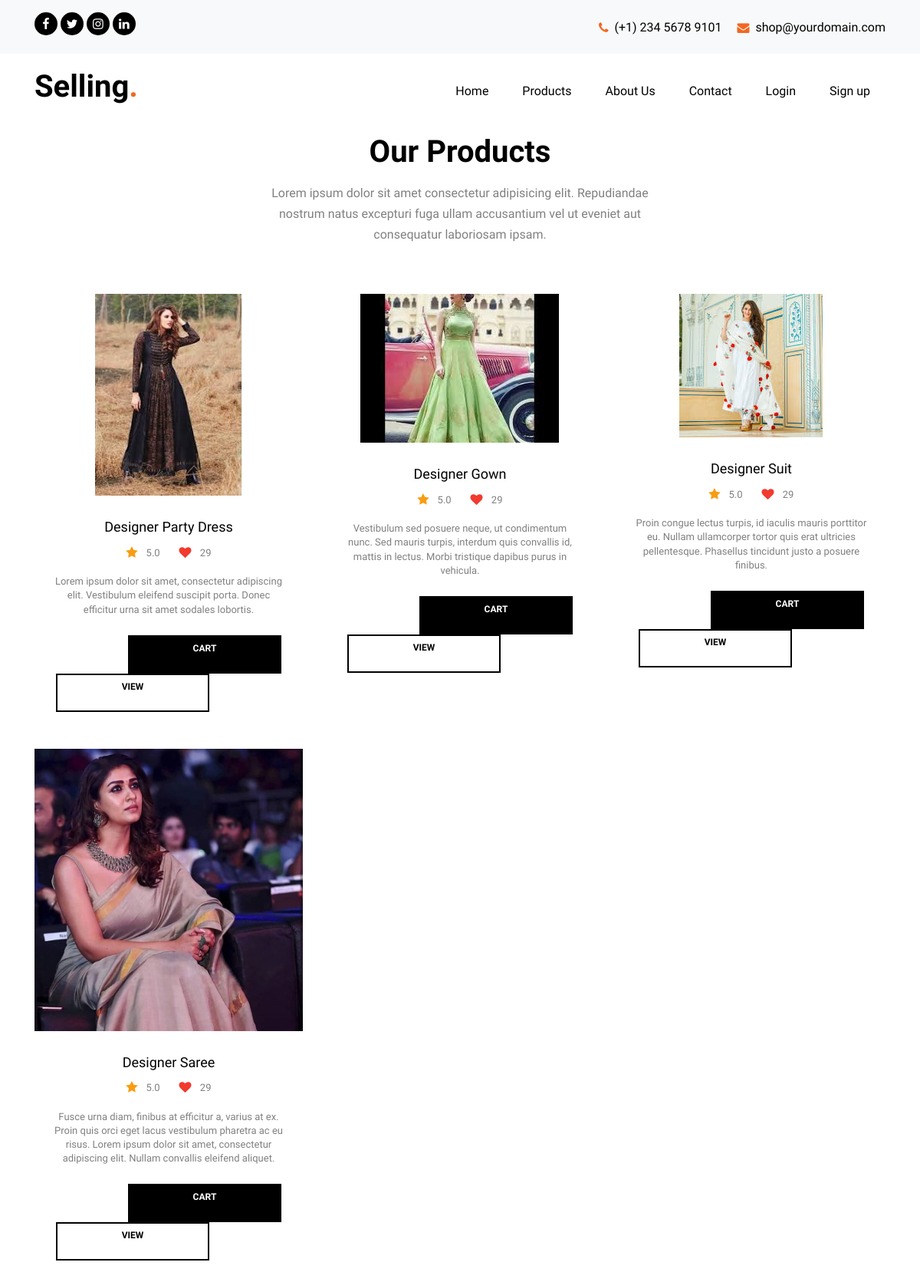
Screenshot of /products/ with the database file from the repository.
### shop/models.py (models this page shows)
class Products(models.Model):
	product_name=models.CharField(max_length=100)
	product_description=models.TextField()
	photo=models.ImageField(upload_to='product_image')

### shop/views.py (the view)
# urls.py: path('products/',views.products,name='products'),
def products(request):
	products=Products.objects.all()
	return render(request,'shop/products.html',{'products':products})

### shop/templates/shop/products.html (shortened to what this page needs)
{% load static %}
<!DOCTYPE html>
<html lang="en">
  <head>
    <link rel="stylesheet" href="{% static 'fonts/icomoon/style.css' %}">
    <link rel="stylesheet" href="{% static '/css/bootstrap.min.css' %}">
    <link rel="stylesheet" href="{% static '/css/jquery-ui.css' %}">
    <link rel="stylesheet" href="{% static '/css/owl.carousel.min.css' %}">
    <link rel="stylesheet" href="{% static '/css/owl.theme.default.min.css' %}">
    <link rel="stylesheet" href="{% static '/css/owl.theme.default.min.css">
    <link rel="stylesheet" href="{% static '/css/jquery.fancybox.min.css' %}">
    <link rel="stylesheet" href="{% static '/css/bootstrap-datepicker.css' %}">
    <link rel="stylesheet" href="{% static '/fonts/flaticon/font/flaticon.css' %}">
    <link rel="stylesheet" href="{% static '/css/aos.css' %}">
    <link rel="stylesheet" href="{% static '/css/style.css' %}">
  </head>
<body data-spy="scroll" data-target=".site-navbar-target" data-offset="300">
	<div class="site-wrap">
		<div class="top-bar py-3 bg-light" id="home-section">
			<div class="container">
				<div class="row align-items-center">
					<div class="col-6 text-left">
						<ul class="social-media">
							<li><a href="#" class=""><span class="icon-facebook"></span></a></li>
							<li><a href="#" class=""><span class="icon-twitter"></span></a></li>
							<li><a href="#" class=""><span class="icon-instagram"></span></a></li>
							<li><a href="#" class=""><span class="icon-linkedin"></span></a></li>
						</ul>
					</div>
					<div class="col-6">
						<p class="mb-0 float-right">
						<span class="mr-3"><a href="tel://#"> <span class="icon-phone mr-2" style="position: relative; top: 2px;"></span><span class="d-none d-lg-inline-block text-black">(+1) 234 5678 9101</span></a></span>
						<span><a href="#"><span class="icon-envelope mr-2" style="position: relative; top: 2px;"></span><span class="d-none d-lg-inline-block text-black">shop@yourdomain.com</span></a></span>
						</p>
					</div>
				</div>
			</div>
		</div>
		<header class="site-navbar py-4 bg-white js-sticky-header site-navbar-target" role="banner">
			<div class="container">
				<div class="row align-items-center">
					<div class="col-6 col-xl-2">
						<h1 class="mb-0 site-logo"><a href="index.html" class="text-black mb-0">Selling<span class="text-primary">.</span> </a></h1>
					</div>
					<div class="col-12 col-md-10 d-none d-xl-block">
						<nav class="site-navigation position-relative text-right" role="navigation">
							<ul class="site-menu main-menu js-clone-nav mr-auto d-none d-lg-block">
								<li><a href="{% url 'home' %}" class="nav-link">Home</a></li>
								<li><a href="{% url 'products' %}" class="nav-link">Products</a></li>
								<li><a href="" class="nav-link">About Us</a></li>
								<li><a href="" class="nav-link">Contact</a></li>
								<li><a href="{% url 'login' %}" class="nav-link">Login</a></li>
								<li><a href="{% url 'signup' %}" class="nav-link">Sign up</a></li>
							</ul>
						</nav>
					</div>
				</div>
			</div>
		</header>
<div class="site-section" id="products-section">
	<div class="container">
		<div class="row mb-5 justify-content-center">
			<div class="col-md-6 text-center">
            	<h3 class="section-sub-title">Popular Products</h3>
            	<h2 class="section-title mb-3">Our Products</h2>
            	<p>Lorem ipsum dolor sit amet consectetur adipisicing elit. Repudiandae nostrum natus excepturi fuga ullam accusantium vel ut eveniet aut consequatur laboriosam ipsam.</p>
          	</div>
        </div>
<div class="row">
{% for product in products %}
	<div class="col-lg-4 col-md-6 mb-5">
    	<div class="product-item">
          	<figure>
                <img src="{{ product.photo.url }}" alt="Image" class="img-fluid">
          	</figure>
            <div class="px-4">
            	<h3><a href="#">{{ product.product_name }}</a></h3>
            	<div class="mb-3">
                  <span class="meta-icons mr-3"><a href="#" class="mr-2"><span class="icon-star text-warning"></span></a> 5.0</span>
                  <span class="meta-icons wishlist active"><a href="#" class="mr-2"><span class="icon-heart"></span></a> 29</span>
            	</div>
                <p class="mb-4">{{ product.product_description }}</p>
                <div>
                  <a href="#" class="btn btn-black mr-1 rounded-0">Cart</a>
                  <a href="#" class="btn btn-black btn-outline-black ml-1 rounded-0">View</a>
                </div>
			</div>
		</div>
	</div>
{% endfor %}
</div>
</div>
</div>
</div>
  </body>
</html>

### shop/static/css/style.css (style rules this page uses)
body { line-height: 1.7; color: gray; font-weight: 400; font-size: 1rem; }
a { -webkit-transition: .3s all ease; -o-transition: .3s all ease; transition: .3s all ease; }
h1, h2, h3, h4, h5, .h1, .h2, .h3, .h4, .h5 { font-family: "Muli", -apple-system, BlinkMacSystemFont, "Segoe UI", Roboto, "Helvetica Neue", Arial, sans-serif, "Apple Color Emoji", "Segoe UI Emoji", "Segoe UI Symbol", "Noto Color Emoji"; }
.text-black { color: #000 !important; }
.btn { background-color:#32CD32; color:#ffffff; width:200px; height:50px; text-align: center; margin:auto; display: block; padding-top: 10px; border-color: #ffffff; border-radius: 2px; }
.site-wrap:before { display: none; -webkit-transition: .3s all ease-in-out; -o-transition: .3s all ease-in-out; transition: .3s all ease-in-out; background: rgba(0, 0, 0, 0.6); content: ""; position: absolute; z-index: 2000; top: 0; left: 0; right: 0; bottom: 0; opacity: 0; visibility: hidden; }
.btn { text-transform: uppercase; font-size: 12px; font-weight: 900; padding: 6px 20px; }
.btn.btn-black { border-width: 2px; border-color: #000; background: #000; color: #fff; }
.btn.btn-black.btn-outline-black { color: #000; background-color: transparent; }
.site-section { padding: 2.5em 0; }
@media (min-width: 768px) { .site-section { padding: 5em 0; } }
.site-logo { position: relative; left: 0; top: -5px; font-weight: 900; }
.site-navbar { margin-bottom: 0px; z-index: 1999; position: relative; width: 100%; background: #fff; }
.site-navbar .site-navigation .site-menu { margin-bottom: 0; }
.site-navbar .site-navigation .site-menu a { text-decoration: none !important; display: inline-block; }
.site-navbar .site-navigation .site-menu > li { display: inline-block; }
.site-navbar .site-navigation .site-menu > li > a { padding: 5px 20px; color: #000; display: inline-block; text-decoration: none !important; }
.site-mobile-menu .site-nav-wrap { padding: 0; margin: 0; list-style: none; position: relative; }
.site-mobile-menu .site-nav-wrap a { padding: 10px 20px; display: block; position: relative; color: #212529; }
.site-mobile-menu .site-nav-wrap li { position: relative; display: block; }
.site-mobile-menu .site-nav-wrap > li { display: block; position: relative; float: left; width: 100%; }
.site-mobile-menu .site-nav-wrap > li > a { padding-left: 20px; font-size: 20px; }
.sticky-wrapper .site-navbar { -webkit-transition: .3s all ease; -o-transition: .3s all ease; transition: .3s all ease; }
.bg-light { background: #ccc; }
.social-media { display: inline-block; float: left; margin-bottom: 0px; padding: 0; }
.social-media li { display: inline-block; margin: 0; }
.social-media li a { color: #fff; display: inline-block; width: 30px; height: 30px; border-radius: 50%; background: #000; position: relative; }
.social-media li a span { position: absolute; top: 50%; left: 50%; -webkit-transform: translate(-50%, -50%); -ms-transform: translate(-50%, -50%); transform: translate(-50%, -50%); }
.section-sub-title { font-size: 13px; color: #adb5bd; letter-spacing: .2em; text-transform: uppercase; font-weight: 700; }
.section-title { color: #000; font-size: 40px; font-weight: 900; }
.position-relative { position: relative; }
.product-item { text-align: center; }
.product-item figure { overflow: hidden; position: relative; margin-bottom: 30px; }
.product-item figure:before { z-index: 2; -webkit-transition: .4s all ease; -o-transition: .4s all ease; transition: .4s all ease; -webkit-transform: scale(1.05); -ms-transform: scale(1.05); transform: scale(1.05); position: absolute; content: ""; border: 4px solid #f16821; left: 20px; right: 20px; top: 20px; bottom: 20px; opacity: 0; visibility: hidden; }
.product-item figure img { -webkit-transition: .3s all ease; -o-transition: .3s all ease; transition: .3s all ease; -webkit-transform: scale(1); -ms-transform: scale(1); transform: scale(1); }
.product-item h3 { font-size: 18px; }
.product-item h3 a { color: #000; }
.product-item p { line-height: 1.4; font-size: 13px; }
.product-item .meta-icons { margin-left: 5px; margin-bottom: 5px; margin-right: 5px; font-size: 13px; }
.product-item .meta-icons a { font-size: 16px; position: relative; top: 2px; }
.wishlist span { color: #e9ecef; -webkit-transition: .3s all ease; -o-transition: .3s all ease; transition: .3s all ease; }
.wishlist.active span, .wishlist:hover span { color: #f23a2e; }

### rows the page displays
Products: photo (picture), product_name "Designer Party Dress", product_description "Lorem ipsum dolor sit amet, consectetur adipiscing elit. Vestibulum eleifend suscipit porta. Donec efficitur urna sit amet sodales lobortis."
Products: photo (picture), product_name "Designer Gown", product_description "Vestibulum sed posuere neque, ut condimentum nunc. Sed mauris turpis, interdum quis convallis id, mattis in lectus. Morbi tristique dapibus purus in vehicula."
Products: photo (picture), product_name "Designer Suit", product_description "Proin congue lectus turpis, id iaculis mauris porttitor eu. Nullam ullamcorper tortor quis erat ultricies pellentesque. Phasellus tincidunt justo a posuere finibus."
Products: photo (picture), product_name "Designer Saree", product_description "Fusce urna diam, finibus at efficitur a, varius at ex. Proin quis orci eget lacus vestibulum pharetra ac eu risus. Lorem ipsum dolor sit amet, consectetur adipiscing elit. Nullam convallis eleifend aliquet."
